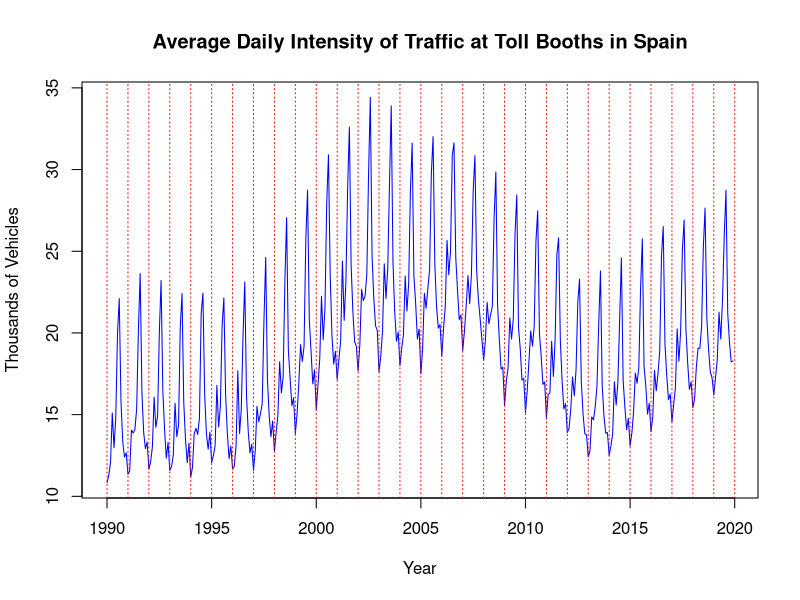
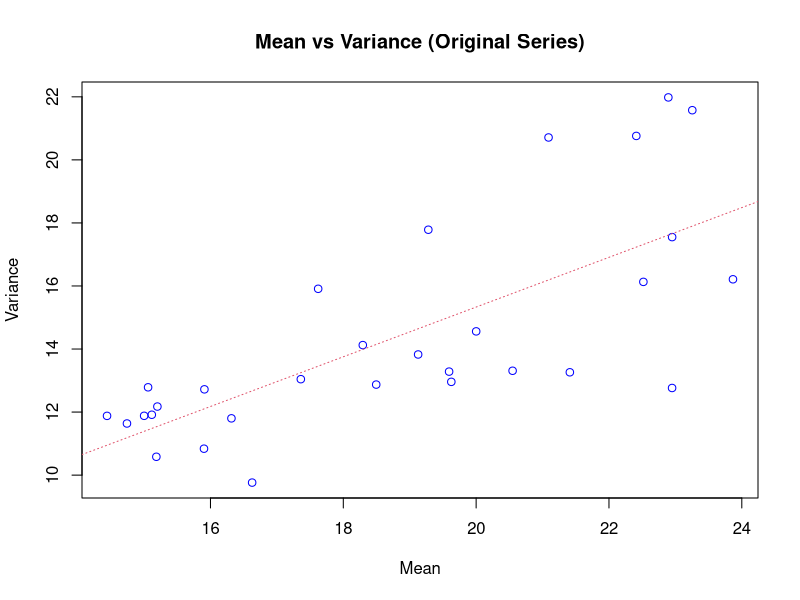

Reproduce these figures in R, in order. (Note: this script raises an error after producing the figures.)
## ---- chunk 1
knitr::opts_chunk$set(echo = TRUE)
#install.packages("tseries")
#install.packages("forecast")  
library(tseries)
library(forecast)
## ---- chunk 2

# 1) Reading the data and initial plots

# Convert the data into a time series (freq=12 for monthly data, starting at 1990)
serie <- window(ts(read.table("peajes.dat"), start = 1990, freq = 12))

# Plot of the original series
plot(
  serie,
  main = "Average Daily Intensity of Traffic at Toll Booths in Spain",
  xlab = "Year",
  ylab = "Thousands of Vehicles",
  col = "blue"
)
abline(v = 1990:2020, lty = 3, col = "red")

## ---- chunk 3
# 2) Calculating mean and variance by year, and boxplots

# Mean and variance of the original series
m <- apply(matrix(serie, nr = 12), 2, mean)
v <- apply(matrix(serie, nr = 12), 2, var)

# Plot of mean vs variance for the original series
plot(
  m, v,
  main = "Mean vs Variance (Original Series)",
  xlab = "Mean",
  ylab = "Variance",
  col = "blue"
)
abline(lm(v ~ m), col = 2, lty = 3)

linear_model_ts <- lm(v ~ m)

# Mean and variance of the log-transformed series
m_log <- apply(matrix(log_serie, nr = 12), 2, mean)
v_log <- apply(matrix(log_serie, nr = 12), 2, var)

# Boxplots by year for the original series
boxplot(
  serie ~ floor(time(serie)),
  main = "Boxplot of the Original Series by Year",
  xlab = "Year",
  ylab = "Thousands of Vehicles",
  col = "lightblue"
)

## ---- chunk 4
# Log-transformed series
log_serie <- log(serie)

# Plot of the log-transformed series
plot(
  log_serie,
  main = "Log of the Average Daily Intensity of Traffic at Toll Booths in Spain",
  xlab = "Year",
  ylab = "Log(Thousands of Vehicles)",
  col = "darkgreen"
)
abline(v = 1990:2020, lty = 3, col = "red")

# Boxplots by year for the log-transformed series
boxplot(
  log_serie ~ floor(time(serie)),
  main = "Boxplot of the Log-Transformed Series by Year",
  xlab = "Year",
  ylab = "log(Thousands of Vehicles)",
  col = "orange"
)

# Plot of mean vs variance for the log-transformed series
plot(
  m_log, v_log,
  main = "Mean vs Variance (Log Series)",
  xlab = "Mean",
  ylab = "Variance",
  col = "darkgreen"
)
abline(lm(v_log ~ m_log), col = 2, lty = 3)

linear_model_log_ts <- lm(v_log ~ m_log)

## ---- chunk 5
# 3) Determination of the differencing order

# Apply ndiffs() and nsdiffs() to the original series
ndiffs_original  <- ndiffs(serie)
nsdiffs_original <- nsdiffs(serie)

cat("Suggested regular differencing (original):", ndiffs_original, "\n")
cat("Suggested seasonal differencing (original):", nsdiffs_original, "\n")

# Apply ndiffs() and nsdiffs() to the log-transformed series
ndiffs_log  <- ndiffs(log_serie)
nsdiffs_log <- nsdiffs(log_serie)

cat("Suggested regular differencing (log):", ndiffs_log, "\n")
cat("Suggested seasonal differencing (log):", nsdiffs_log, "\n")
## ---- chunk 6
# 4) Exploring seasonality and differencing

# Month plot of the original series (shows seasonal patterns by month)
monthplot(
  log_serie,
  main = "Monthplot of the Log-Transformed Original Series",
  ylab = "Thousands of Vehicles",
  col = "blue"
)

# Plot the series in a matrix form (each line is a month)
ts.plot(
  matrix(log_serie, nr = 12),
  main = "Yearly Seasonal Pattern (Log-Transformed)",
  xlab = "Time",
  ylab = "Thousands of Vehicles",
  col = rainbow(ncol(matrix(log_serie, nr = 12)))
)

# We apply diff with lag=12 to remove annual seasonality
d12_ln_serie <- diff(log_serie, lag = 12)

# Plot the differenced series
plot(
  d12_ln_serie,
  main = "Seasonally Differenced Series (lag = 12)",
  xlab = "Time",
  ylab = "Differenced Values",
  col = "purple"
)

# Month plot of the differenced series
monthplot(
  d12_ln_serie,
  main = "Monthplot of the Differenced Series (lag = 12)",
  ylab = "Differenced Values",
  col = "purple"
)

# Matrix plot of the differenced series
ts.plot(
  matrix(d12_ln_serie, nr = 12),
  main = "Yearly Seasonal Pattern (Differenced)",
  xlab = "Time",
  ylab = "Values (D12)",
  col = rainbow(ncol(matrix(log_serie, nr = 12)))
)

## ---- chunk 7
# Analyze whether the mean is constant in the seasonally differenced series (d12_ln_serie)

# 1. Plot the seasonally differenced series
plot(d12_ln_serie,
  main = "Seasonally differenced log-transformed series",
  xlab = "Time",
  ylab = "Seasonally differenced log",
  col = "blue",
  type = "l"
)
abline(h = 0, col = "red", lty = 2, lwd = 1.5)

# 2. First-order differencing of the seasonally differenced series
d1_d12_ln_serie <- diff(d12_ln_serie)

# Plot the first-order differenced series
plot(d1_d12_ln_serie,
  main = "First-order differenced seasonally differenced series",
  xlab = "Time",
  ylab = "First-order differenced log",
  col = "darkgreen",
  type = "l"
)
abline(h = 0, col = "red", lty = 2, lwd = 1.5)

# 3. Second-order differencing of the already differenced series
d1_d1_d12_ln_serie <- diff(d1_d12_ln_serie)

# Plot the second-order differenced series
plot(d1_d1_d12_ln_serie,
  main = "Second-order differenced series",
  xlab = "Time",
  ylab = "Second-order differenced log",
  col = "blue",
  type = "l"
)
abline(h = 0, col = "red", lty = 2, lwd = 1.5)

# 4. Calculate the variance of each series
var_d12_ln <- var(d12_ln_serie, na.rm = TRUE)
var_d1_d12_ln <- var(d1_d12_ln_serie, na.rm = TRUE)
var_d1_d1_d12_ln <- var(d1_d1_d12_ln_serie, na.rm = TRUE)

# Print the variances for comparison
cat("Variance of seasonally differenced series: ", var_d12_ln, "\n")
cat("Variance of first-order differenced series: ", var_d1_d12_ln, "\n")
cat("Variance of second-order differenced series: ", var_d1_d1_d12_ln, "\n")
## ---- chunk 8
# Boxplots by year for the original and differenced series

# Boxplot of the original series grouped by year
boxplot(
  serie ~ floor(time(log_serie)),
  main = "Boxplot of the Original Series by Year",
  xlab = "Year",
  ylab = "Thousands of Vehicles",
  col = "lightblue"
)

# Boxplot of the seasonally differenced series (lag=12) grouped by year

boxplot(
  na.omit(d12_ln_serie) ~ floor(time(na.omit(d12_ln_serie))),
  main = "Boxplot of the Differenced Series (lag=12) by Year",
  xlab = "Year",
  ylab = "Differenced Values",
  col = "lightgreen"
)

#  Stationarity tests using Augmented Dickey-Fuller (ADF) and KPSS tests

# Original series
adf_original <- adf.test(log_serie)
kpss_original <- kpss.test(log_serie)

# Differenced series seasonally (removing NAs)
adf_diff <- adf.test(na.omit(d12_ln_serie))
kpss_diff <- kpss.test(na.omit(d12_ln_serie))

# Differenced series (removing NAs)
adf_diff_first <- adf.test(na.omit(d1_d12_ln_serie))
kpss_diff_first <- kpss.test(na.omit(d1_d12_ln_serie))

# Display the results
print("adf test of the log dataset")
adf_original
print("kpss test of the log dataset")
kpss_original
print("adf test of the seasonaly differenced log dataset")
adf_diff
print("kpss test of the seasonaly differenced log dataset")
kpss_diff
print("adf test of the seasonaly differenced and first-order difference log dataset")
adf_diff_first
print("kpss test of the seasonaly differenced and first-order difference log dataset")
kpss_diff_first

## ---- chunk 9

# Boxplot of d1d12serie grouped by year

boxplot(
  na.omit(d1_d12_ln_serie) ~ floor(time(na.omit(d1_d12_ln_serie))),
  main = "Boxplot of the Differenced Series (lag=1, lag=12) by Year",
  xlab = "Year",
  ylab = "Differenced Values",
  col = "lightgreen"
)

#jo aquí diria que ens hem de quedar amb el d1d12serie perquè passa el adf test i dels qwue passen l'adf test és el que te la var. més baixa

## ---- chunk 10
# Plot ACF and PACF for the stationary series
par(mfrow = c(1, 2)) # Set up the plot layout
acf(d1_d12_ln_serie, main = "ACF of Stationary Series")
pacf(d1_d12_ln_serie, main = "PACF of Stationary Series")
par(mfrow = c(1, 1)) # Reset plot layout

#print all values 
print("ACF")
acf(d1_d12_ln_serie, plot = FALSE)
print("PACF")
pacf(d1_d12_ln_serie, plot = FALSE)

## ---- chunk 11
# Assuming 'd1d12serie' is already defined and is your stationary series

# Previous models from your colleague:
model1 <- arima(d1_d12_ln_serie, order = c(2, 0, 0))
model2 <- arima(d1_d12_ln_serie, order = c(0, 0, 4))
model3 <- arima(d1_d12_ln_serie, order = c(2, 0, 4))

# Additional models you might consider:
model4 <- arima(d1_d12_ln_serie, order = c(1, 0, 1))  # AR(1), MA(1)
model5 <- arima(d1_d12_ln_serie, order = c(2, 0, 1))  # AR(2), MA(1)
model6 <- arima(d1_d12_ln_serie, order = c(1, 0, 2))  # AR(1), MA(2)



# Compare AIC and BIC values for all models
aic_values <- c(
  AIC(model1), AIC(model2), AIC(model3),
  AIC(model4), AIC(model5), AIC(model6)
)

bic_values <- c(
  BIC(model1), BIC(model2), BIC(model3),
  BIC(model4), BIC(model5), BIC(model6)
)

comparison <- data.frame(
  model = c("ARIMA(2,0,0)", "ARIMA(0,0,4)", "ARIMA(2,0,4)",
            "ARIMA(1,0,1)", "ARIMA(2,0,1)", "ARIMA(1,0,2)"),
  AIC = aic_values,
  BIC = bic_values
)

print(comparison)


## ---- chunk 12
# ----- ESTIMATION OF THE IDENTIFIED MODEL (ARIMA(2,0,4)) -----

# Fit the ARIMA(2,0,4) model to the differenced series
cat("Best model")
best_model <- arima(d1_d12_ln_serie, order = c(2, 0, 4))

# Display a summary of the fitted model
summary(best_model)


cat("Second best model")
second_best_model <- arima(d1_d12_ln_serie, order = c(1, 0, 1))

# Display a summary of the fitted model
summary(second_best_model)





## ---- chunk 13
#################Validation#################################
validation=function(model){
  s=frequency(get(model$series))
  resid=model$residuals
  par(mfrow=c(2,2),mar=c(3,3,3,3))
  #Residuals plot
  plot(resid,main="Residuals")
  abline(h=0)
  abline(h=c(-3*sd(resid),3*sd(resid)),lty=3,col=4)
  #Square Root of absolute values of residuals (Homocedasticity)
  scatter.smooth(sqrt(abs(resid)),main="Square Root of Absolute residuals",
                 lpars=list(col=2))
  
  #Normal plot of residuals
  qqnorm(resid)
  qqline(resid,col=2,lwd=2)
  
  ##Histogram of residuals with normal curve
  hist(resid,breaks=20,freq=FALSE)
  curve(dnorm(x,mean=mean(resid),sd=sd(resid)),col=2,add=T)
  
  
  #ACF & PACF of residuals
  par(mfrow=c(1,2))
  acf(resid,ylim=c(-1,1),lag.max=60,col=c(2,rep(1,s-1)),lwd=1)
  pacf(resid,ylim=c(-1,1),lag.max=60,col=c(rep(1,s-1),2),lwd=1)
  par(mfrow=c(1,1))
  
  #Ljung-Box p-values
  par(mar=c(2,2,1,1))
  tsdiag(model,gof.lag=7*s)
  cat("\n--------------------------------------------------------------------\n")
  print(model)
  
  #Stationary and Invertible
  cat("\nModul of AR Characteristic polynomial Roots: ", 
      Mod(polyroot(c(1,-model$model$phi))),"\n")
  cat("\nModul of MA Characteristic polynomial Roots: ",
      Mod(polyroot(c(1,model$model$theta))),"\n")
  
  suppressMessages(require(forecast,quietly=TRUE,warn.conflicts=FALSE))
  plot(model)
  
  #Model expressed as an MA infinity (psi-weights)
  psis=ARMAtoMA(ar=model$model$phi,ma=model$model$theta,lag.max=36)
  names(psis)=paste("psi",1:36)
  cat("\nPsi-weights (MA(inf))\n")
  cat("\n--------------------\n")
  print(psis[1:24])
  
  #Model expressed as an AR infinity (pi-weights)
  pis=-ARMAtoMA(ar=-model$model$theta,ma=-model$model$phi,lag.max=36)
  names(pis)=paste("pi",1:36)
  cat("\nPi-weights (AR(inf))\n")
  cat("\n--------------------\n")
  print(pis[1:24])
   
  cat("\nDescriptive Statistics for the Residuals\n")
  cat("\n----------------------------------------\n") 
  
  suppressMessages(require(fBasics,quietly=TRUE,warn.conflicts=FALSE))
  ##Anderson-Darling test
  print(basicStats(resid))
  
  ## Add here complementary tests (use with caution!)
  ##---------------------------------------------------------
  cat("\nNormality Tests\n")
  cat("\n--------------------\n")
 
  ##Shapiro-Wilks Normality test
  print(shapiro.test(resid))

  suppressMessages(require(nortest,quietly=TRUE,warn.conflicts=FALSE))
  ##Anderson-Darling test
  print(ad.test(resid))
  
  suppressMessages(require(tseries,quietly=TRUE,warn.conflicts=FALSE))
  ##Jarque-Bera test
  print(jarque.bera.test(resid))
  
  cat("\nHomoscedasticity Test\n")
  cat("\n--------------------\n")
  suppressMessages(require(lmtest,quietly=TRUE,warn.conflicts=FALSE))
  ##Breusch-Pagan test
  obs=get(model$series)
  print(bptest(resid~I(obs-resid)))
  
  cat("\nIndependence Tests\n")
  cat("\n--------------------\n")
  
  ##Durbin-Watson test
  print(dwtest(resid~I(1:length(resid))))
  
  ##Ljung-Box test
  cat("\nLjung-Box test\n")
  print(t(apply(matrix(c(1:4,(1:4)*s)),1,function(el) {
    te=Box.test(resid,type="Ljung-Box",lag=el)
    c(lag=(te$parameter),statistic=te$statistic[[1]],p.value=te$p.value)})))
  
}
################# Fi Validation #################################
## ---- chunk 14
validation(best_model)


## ---- chunk 15
validation(second_best_model)
## ---- chunk 16
ultim=c(2019,12)

## ---- chunk 17
# Make a prediction using the best model
library(forecast)
forecast_result <- forecast(best_model, h = 12)

# Back-transform the predictions
# Step 1: Reverse the second differencing
last_diff <- tail(d1_d12_ln_serie, 1)
pr <- cumsum(forecast_result$mean) + as.vector(last_diff)

# Step 2: Reverse the seasonal differencing
last_seasonal_diff <- tail(log_serie, 12)
pr <- cumsum(pr) + as.vector(last_seasonal_diff)

# Step 3: Reverse the log transformation
pr <- exp(pr)

# Intervals
tl <- exp(cumsum(forecast_result$lower[,2]) + as.vector(last_diff) + as.vector(last_seasonal_diff))
tu <- exp(cumsum(forecast_result$upper[,2]) + as.vector(last_diff) + as.vector(last_seasonal_diff))

# Ensure all time series have the same length and time range
serie_end <- end(serie)
serie_extended <- window(serie, end = serie_end + c(0, 12))

# Create time series objects for the prediction intervals
tl <- ts(tl, start = ultim, freq = 12)
tu <- ts(tu, start = ultim, freq = 12)
pr <- ts(pr, start = ultim, freq = 12)

# Plot the prediction
ts.plot(serie_extended, tl, tu, pr, lty = c(1, 2, 2, 1), col = c(1, 4, 4, 2), xlim = c(serie_end[1] - 2, serie_end[1] + 2), type = "o", main = paste("Model ARIMA(", paste(c(2, 0, 4), collapse = ","), ")", sep = ""))
abline(v = (serie_end[1] - 2):(serie_end[1] + 2), lty = 3, col = 4)

# Print the predicted values
print(pr)
